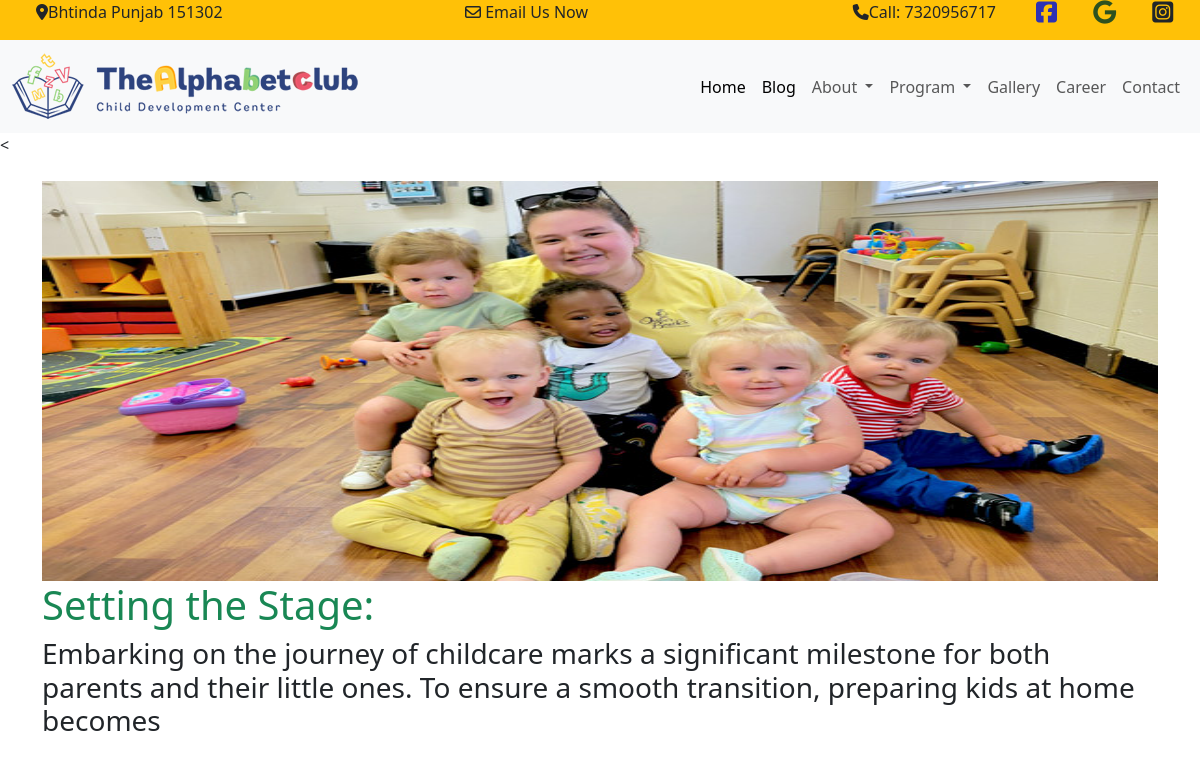
The app's page /blog-details.php?id=4 with its own data.
### tables this page shows
CREATE TABLE `tbblog` (
  `id` int(11) NOT NULL,
  `title` varchar(100) NOT NULL,
  `image` varchar(100) NOT NULL,
  `description` text NOT NULL,
  `submitby` varchar(100) NOT NULL,
  `currentdate` datetime NOT NULL
);

### blog-details.php (the view)
<?php
include "header.php";?>
<
<div class="container">
<div class="row">
<?php
$id=mysqli_real_escape_string($con,$_GET['id']);
$qry="select * from tbblog where id='$id' ";
$run=mysqli_query($con,$qry);
while($data=mysqli_fetch_array($run))
{
    echo "<div class='col-lg-12 mt-4'text-center>
    <img  src='uploads/".$data['image']."' width='100%' height='400px'>
     <h1 class=text-success>".$data['title']."</h1>
      <h3>".$data['description']."</h3>
       <h3>".$data['submitby']." </h3>
     <a href='blog-details.php?id=" .$data['id']."'></a>
    </div>";
}
?>
</div>

### records on screen
tbblog: image (picture), title "Setting the Stage:", description "Embarking on the journey of childcare marks a significant milestone for both parents and their little ones. To ensure a smooth transition, preparing kids at home becomes"
